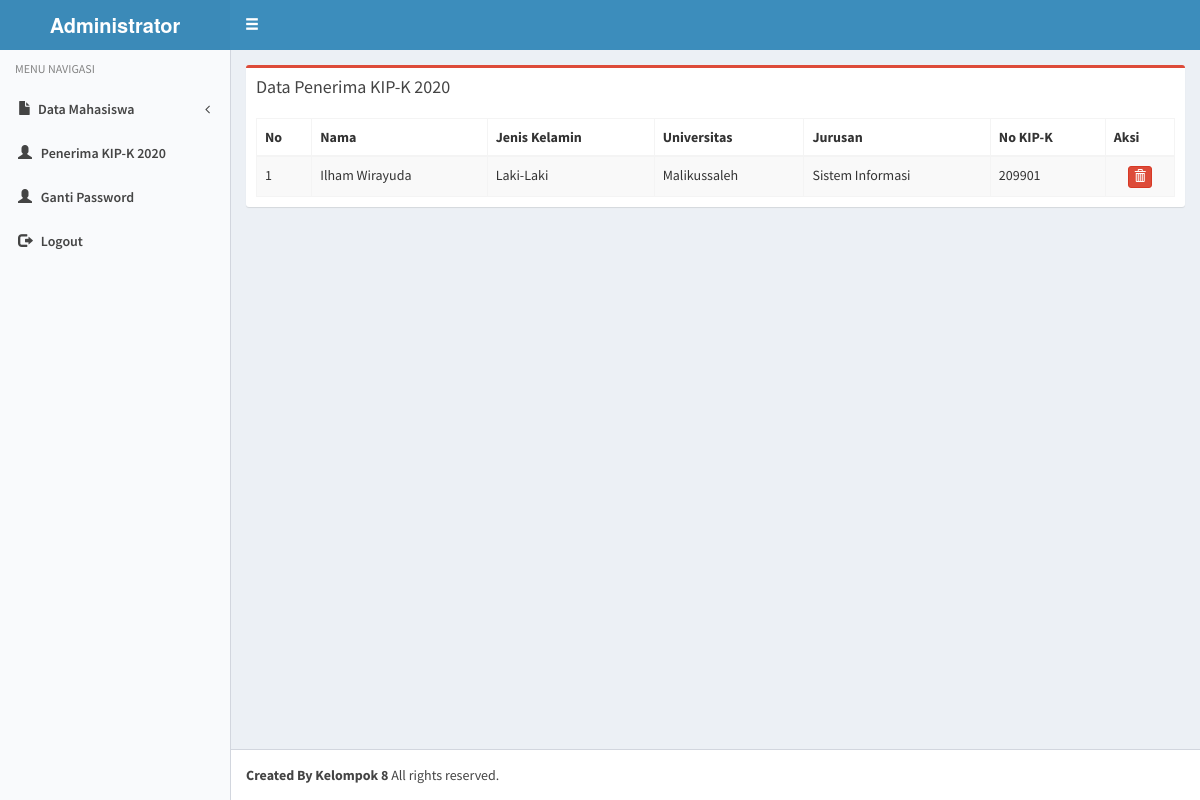
Screenshot of /admin/index.php?page=pengunjung (signed in) with the database file from the repository.
### tables this page shows
CREATE TABLE `pengunjung` (
  `id` int(11) NOT NULL,
  `nama` varchar(50) DEFAULT NULL,
  `jeniskelamin` varchar(20) DEFAULT NULL,
  `universitas` varchar(35) DEFAULT NULL,
  `jurusan` varchar(30) DEFAULT NULL,
  `email` varchar(30) DEFAULT NULL
);

### admin/pengunjung.php (the view, shortened to what this page needs)
<?php include "../inc/koneksi.php"; ?>
<div class="row">
            <div class="col-xs-12">
              <div class="box box-danger">
                <div class="box-header">
                  <h3 class="box-title">Data Penerima KIP-K 2020</h3>
                </div>
                <div class="box-body">
                  <table class="table table-bordered table-striped">
                    <thead>
                      <tr>
                        <th>No</th>
                        <th>Nama</th>
                        <th>Jenis Kelamin</th>
                        <th>Universitas</th>
                        <th>Jurusan</th>
                        <th>No KIP-K</th>
                        <th>Aksi</th>
                      </tr>
                    </thead>
                    <tbody>
                     <?php
                     $no = 0;
                     $qu=mysqli_query($con,"select * from pengunjung order by nama desc");
                     while($has=mysqli_fetch_assoc($qu))
                     {
                        $no++;
                        echo "
                        <tr>
                        <td>$no</td>
                        <td>$has[nama]</td>
                        <td>$has[jeniskelamin]</td>
                        <td>$has[universitas]</td>
                        <td>$has[jurusan]</td>
                        <td>$has[email]</td>
                        <td style='text-align:center'>
                        <span data-placement='top' data-toggle='tooltip' title='Delete'><button onclick='datadel($has[id],&#39;pengunjung&#39;)' class='btn btn-danger btn-xs' data-title='Delete' data-toggle='modal' data-target='#myModal' ><span class='glyphicon glyphicon-trash'></span></button><span>
                        </td>
                      </tr>
                        ";
                     }
                     ?>
                    </tbody>
                  </table>
                </div>
              </div>
            </div>
</div>

### rows the page displays
pengunjung: nama "Ilham Wirayuda", jeniskelamin "Laki-Laki", universitas "Malikussaleh", jurusan "Sistem Informasi", email "209901"
